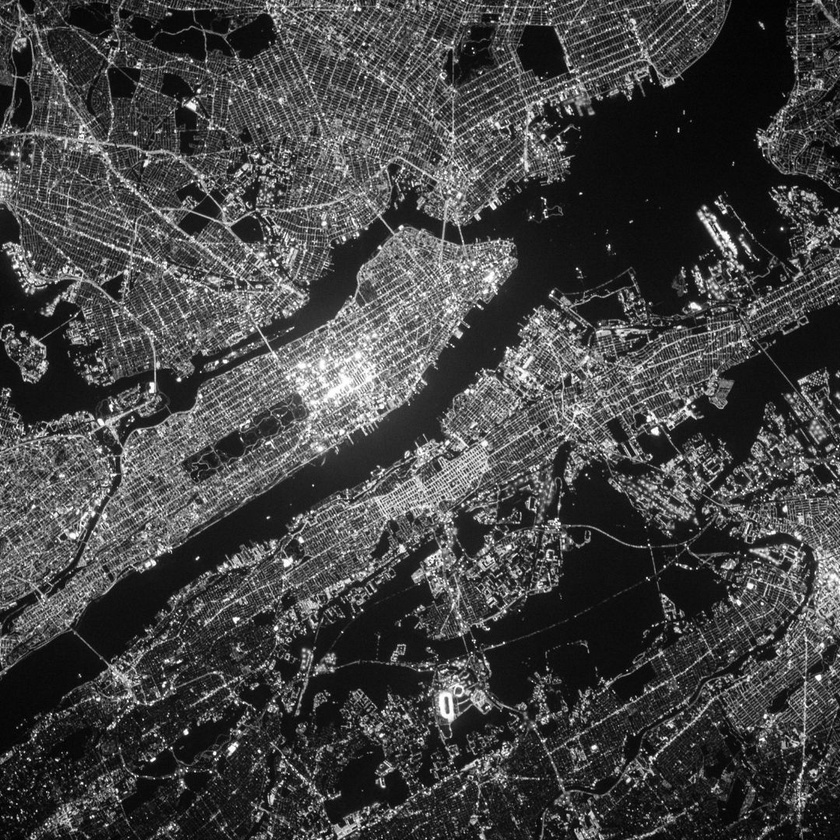
#> input picture nasa.jpg, 840 x 840 px, shrunk from 1080 x 1080 before the run
$ python codigo.7.py
#> lines starting #> are read from the running program, lines starting #| are printed output that depends on the picture
import cv2
import pywt
import numpy as np
import matplotlib.pyplot as plt

# Cargar la imagen en escala de grises
imagen = cv2.imread('nasa.jpg', cv2.IMREAD_GRAYSCALE)
#> imagen is the input picture: shape (840, 840); min 0, max 255, mean 67.9

# Aplicar la DWT de nivel 1
LL1, (LH1, HL1, HH1) = pywt.dwt2(imagen, 'haar')

# Aplicar la DWT de nivel 2 sobre LL1
LL2, (LH2, HL2, HH2) = pywt.dwt2(LL1, 'haar')
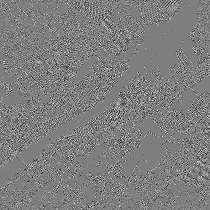
#> HH2: shape (210, 210) float64; min -217.2, max 219.3, mean 0.1; drawn with min black and max white

# Aplicar la DWT de nivel 3 sobre LL2 (subbandas finales)
LL3, (LH3, HL3, HH3) = pywt.dwt2(LL2, 'haar')
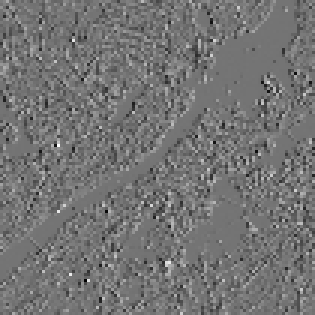
#> HL3: shape (105, 105) float64 (shown 3 times larger); min -513.6, max 611.8, mean -1.1; drawn with min black and max white
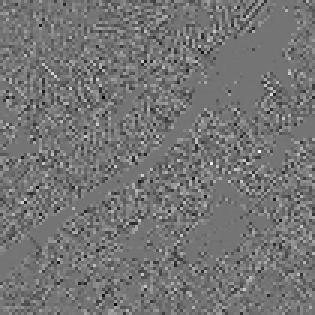
#> HH3: shape (105, 105) float64 (shown 3 times larger); min -364, max 432.8, mean 0; drawn with min black and max white

# Mostrar solo las cuatro subbandas del tercer nivel en formato 2x2
fig, axes = plt.subplots(2, 2, figsize=(8, 8))

# Subbanda LL3 (Aproximación - Baja Frecuencia) - Arriba Izquierda
axes[0, 0].imshow(LL3, cmap='gray')
axes[0, 0].set_title('LL3 (Aproximación)')
axes[0, 0].axis('off')

# Subbanda HL3 (Detalles Verticales) - Arriba Derecha
axes[0, 1].imshow(HL3, cmap='gray')
axes[0, 1].set_title('HL3 (Detalles Verticales)')
axes[0, 1].axis('off')

# Subbanda LH3 (Detalles Horizontales) - Abajo Izquierda
axes[1, 0].imshow(LH3, cmap='gray')
axes[1, 0].set_title('LH3 (Detalles Horizontales)')
axes[1, 0].axis('off')

# Subbanda HH3 (Detalles Diagonales) - Abajo Derecha
axes[1, 1].imshow(HH3, cmap='gray')
axes[1, 1].set_title('HH3 (Detalles Diagonales)')
axes[1, 1].axis('off')

# Mostrar todas las subbandas en 2x2 sin la imagen original
plt.show()

# Guardar las imágenes de las subbandas en formato JPEG2000 (.jp2)
cv2.imwrite('LL3.jp2', LL3, [cv2.IMWRITE_JPEG2000_COMPRESSION_X1000, 100])
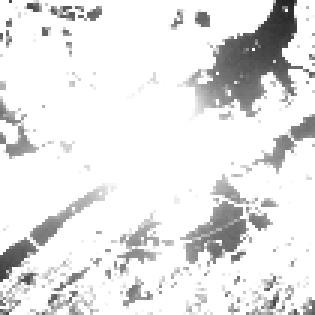
#> saved as LL3.jp2: shape (105, 105) (shown 3 times larger); min 34, max 255, mean 230
cv2.imwrite('LH3.jp2', LH3, [cv2.IMWRITE_JPEG2000_COMPRESSION_X1000, 100])
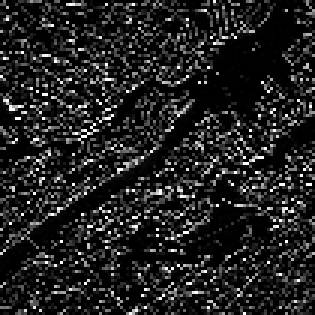
#> saved as LH3.jp2: shape (105, 105) (shown 3 times larger); min 0, max 255, mean 33.7
cv2.imwrite('HL3.jp2', HL3, [cv2.IMWRITE_JPEG2000_COMPRESSION_X1000, 100])
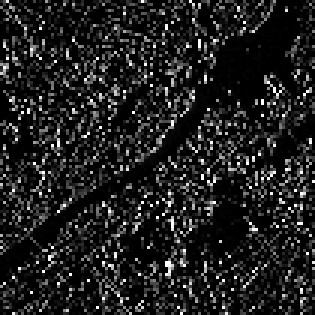
#> saved as HL3.jp2: shape (105, 105) (shown 3 times larger); min 0, max 255, mean 31.7
cv2.imwrite('HH3.jp2', HH3, [cv2.IMWRITE_JPEG2000_COMPRESSION_X1000, 100])
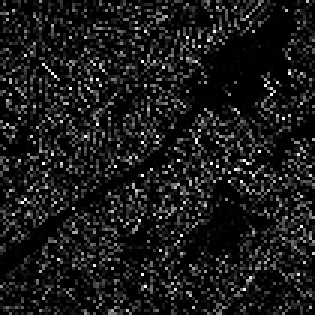
#> saved as HH3.jp2: shape (105, 105) (shown 3 times larger); min 0, max 255, mean 25.8

print("Subbandas del tercer nivel guardadas como nasa_LL3.jp2, nasa_LH3.jp2, nasa_HL3.jp2, nasa_HH3.jp2")

$ run again, with pixeleada.jpeg copied over nasa.jpg
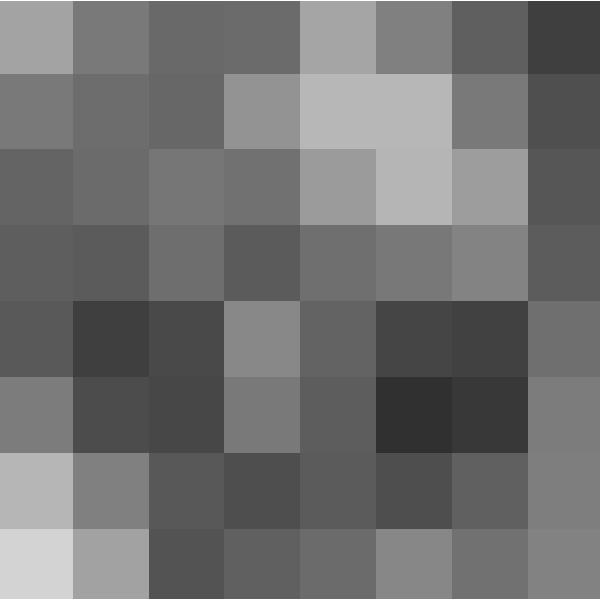
#> input picture pixeleada.jpeg, 600 x 600 px
#> imagen is the input picture: shape (600, 600); min 41, max 255, mean 112.3
#> `LL3, (LH3, HL3, HH3) = pywt.dwt2(LL2, 'haar')`:
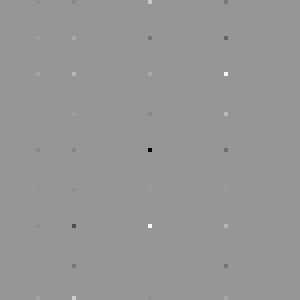
#> HH3: shape (75, 75) float64 (shown 4 times larger); min -90.38, max 62.87, mean 0; drawn with min black and max white
#> `cv2.imwrite('HL3.jp2', HL3, [cv2.IMWRITE_JPEG2000_COMPRESSION_X1000, 1..`:
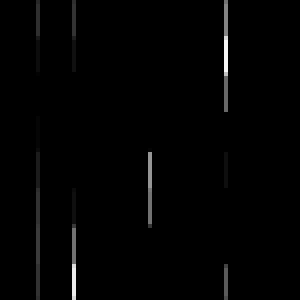
#> saved as HL3.jp2: shape (75, 75) (shown 4 times larger); min 0, max 246, mean 2.5
